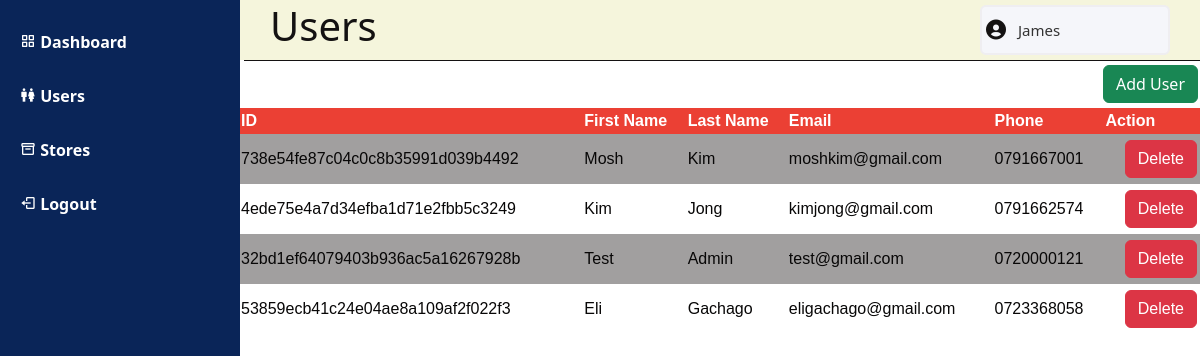
The app's page /users (signed in), older data.
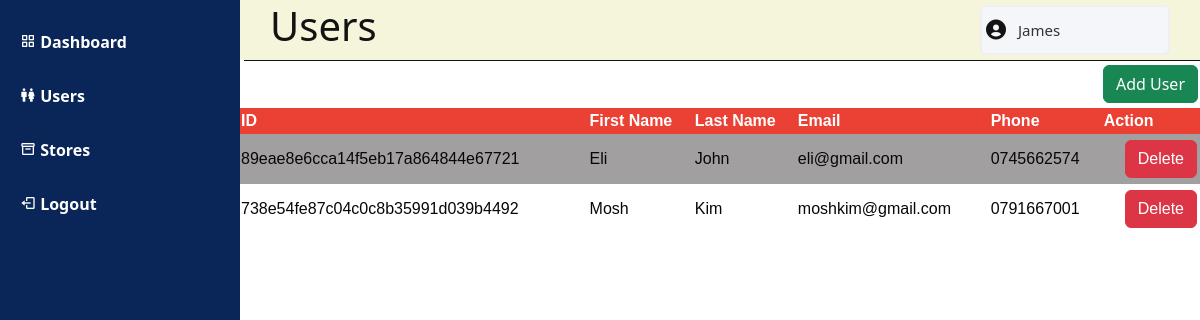
The same page, newer data.
### store_backend/models.py (models this page shows)
class Admin(db.Model, UserMixin):
    __tablename__ = 'admin'
    id = db.Column(db.String(11),unique=True, primary_key=True, default=get_uuid)
    first_name = db.Column(db.String(150))
    last_name = db.Column(db.String(150))
    email = db.Column(db.String(150), unique=True)
    phone = db.Column(db.String(13))
    password = db.Column(db.String(150))
    created_at = db.Column(db.DateTime, default=lambda: local_timezone.localize(datetime.now()))
    updated_at = db.Column(db.DateTime, default=lambda: local_timezone.localize(datetime.now()), onupdate=lambda: local_timezone.localize(datetime.now()))

class User(db.Model, UserMixin):
    __tablename__ = 'users'
    id = db.Column(db.String(11),unique=True, primary_key=True, default=get_uuid)
    first_name = db.Column(db.String(150))
    last_name = db.Column(db.String(150))
    email = db.Column(db.String(150), unique=True)
    phone = db.Column(db.String(13))
    password = db.Column(db.String(150))
    created_at = db.Column(db.DateTime, default=local_timezone.localize(datetime.now()))
    updated_at = db.Column(db.DateTime, default=lambda: local_timezone.localize(datetime.now()), onupdate=lambda: local_timezone.localize(datetime.now()))
    payments = db.relationship('Payment')

### store_backend/views.py (the view)
@views.route('/users')
@login_required
def users():
    users = User.query.order_by(User.updated_at.desc()).all()
    return render_template("users.html", users=users, user=current_user)

### store_backend/__init__.py (called while the page is built)
def create_app():
    app = Flask(__name__)
    app.config['SQLALCHEMY_DATABASE_URI'] = f'sqlite:///{DB_PATH}'
    app.config['SECRET_KEY'] = 'saferinnumbers'
    app.config['JWT_SECRET_KEY'] = os.environ.get('JWT_SECRET')
    jwt = JWTManager(app)
    app.url_map.strict_slashes = False
    from store_backend.auth import auth
    from store_backend.views import views
    db.init_app(app)
    migrate.init_app(app, db)
    app.register_blueprint(auth)
    app.register_blueprint(views)
    from store_backend.models import User, Store, Payment, Admin
    create_database(app)
    login_manager = LoginManager()
    login_manager.login_view = 'auth.loginAdmin'
    login_manager.init_app(app)
    @login_manager.user_loader
    def load_user(id):
        return Admin.query.get(id)
    return app

### store_backend/templates/users.html (shortened to what this page needs)
{% extends "base.html" %}
{% block navbar %}
<h1>Users</h1>
{%endblock%}
{% block content %}
<div class="modal-btn">
    <button type="button" class="btn btn-success" data-bs-toggle="modal" data-bs-target="#addUser">
        Add User
    </button>
</div>
<table>
    <tr>
        <th>ID</th>
        <th>First Name</th>
        <th>Last Name</th>
        <th>Email</th>
        <th>Phone</th>
        <th colspan="2">Action</th>
    </tr>
    {% for user in users %}
    <tr>
        <td>{{ user.id }}</td>
        <td>{{ user.first_name }}</td>
        <td>{{ user.last_name }}</td>
        <td>{{ user.email }}</td>
        <td>{{ user.phone }}</td>
        <td>
            <div class="modal-btn">
                <button class="btn btn-danger" data-bs-toggle="modal" data-bs-target="#deleteUser{{ user.id }}" data-store-id="{{ user.id }} " id="deleteUser">Delete</button>
            </div>
        </td>
    </tr>
    {% endfor %}
</table>
{% endblock %}

### store_backend/templates/base.html (shortened to what this page needs)
<!DOCTYPE html>
<html lang="en">
<head>
    <link rel="stylesheet" href="{{url_for('static', filename='css/style.css')}}">
    <link href="https://cdn.jsdelivr.net/npm/bootstrap@5.3.2/dist/css/bootstrap.min.css" rel="stylesheet">
    <link href='https://unpkg.com/boxicons@2.1.4/css/boxicons.min.css' rel='stylesheet'>
</head>
<body>
    <div class="body-container">
        <nav class="sidebar">
            <a href="/">
                <i class='bx bx-grid-alt' ></i>
                <span class="links_name">Dashboard</span>
            </a>
            <a href="/users">
                <i class='bx bx-male-female'></i>
                <span class="links_name">Users</span>
            </a>
            <a href="/stores">
                <i class='bx bx-box' ></i>
                <span class="links_name">Stores</span>
            </a>
            <a href="/logout_admin">
                <i class='bx bx-log-out'></i>
                <span class="links_name">Logout</span>
            </a>
        </nav>
        <div class="body-content">
            <nav class="admin-navbar">
                <div class="navbar-title">{% block navbar %}{%endblock%}</div>
                <div class="profile-details">
                    <i class='bx bxs-user-circle'></i>
                    <span class="admin_name">
                        {{ user.first_name }}
                    </span>
                </div>
            </nav>
            {% block content %}
            {% endblock %}
        </div>
    </div>
</body>
</html>

### store_backend/static/css/style.css (style rules this page uses)
body { margin: 0; }
.body-container { display: grid; grid-template-columns: 1fr 4fr; }
.sidebar { background-color: #0A2558; font-weight: bold; height: 100%; display: flex; flex-direction: column; }
.sidebar a { text-decoration: none; color: #fff; margin-top: 30px; margin-left: 20px; }
.body-content { overflow-y: auto; height: 100vh; }
nav.admin-navbar { background-color: beige; color: #141212; width: 100%; height: 20px; padding: 30px; box-shadow: 4px 1px #141212; display: flex; align-items: center; justify-content: space-between; }
.profile-details { display: flex; align-items: center; background: #F5F6FA; border: 2px solid #EFEEF1; border-radius: 6px; height: 50px; min-width: 190px; padding: 0 15px 0 2px; }
.admin_name { font-size: 15px; font-weight: 500; color: #333; margin: 0 10px; white-space: nowrap; }
.profile-details i { font-size: 24px; }
table { border-collapse: collapse; width: 100%; color: #080707; font-family: sans-serif; text-align: left; background: none; }
table th { background-color: #eb4034; color: white; }
table tr:nth-child(even) { background-color: #a19f9f; }
.modal-btn { float: right; margin: 5px 2px; }

Row changes from the older to the newer data that the page shows:
removed User: id "4ede75e4a7d34efba1d71e2fbb5c3249", first_name "Kim", last_name "Jong", email "kimjong@gmail.com", phone "0791662574"
removed User: id "32bd1ef64079403b936ac5a16267928b", first_name "Test", last_name "Admin", email "test@gmail.com", phone "0720000121"
removed User: id "53859ecb41c24e04ae8a109af2f022f3", first_name "Eli", last_name "Gachago", email "eligachago@gmail.com", phone "0723368058"
added User: id "89eae8e6cca14f5eb17a864844e67721", first_name "Eli", last_name "John", email "eli@gmail.com", phone "0745662574"
